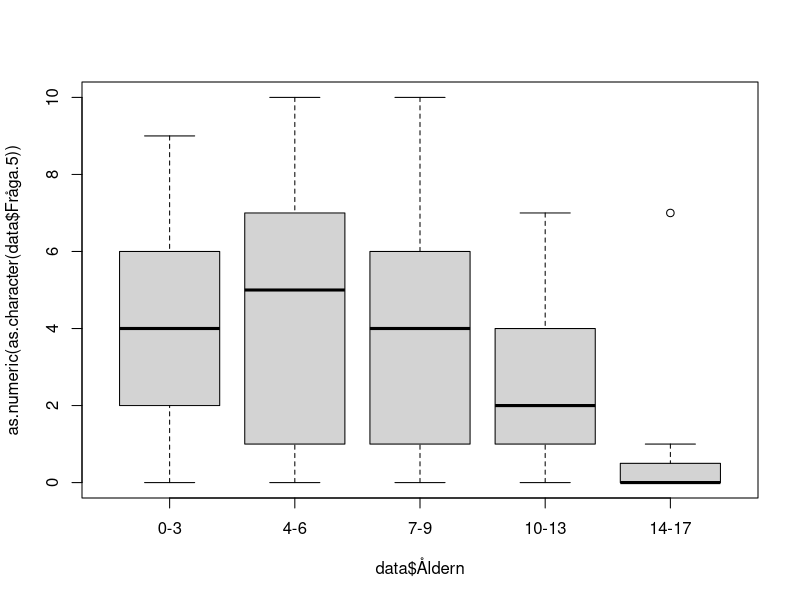
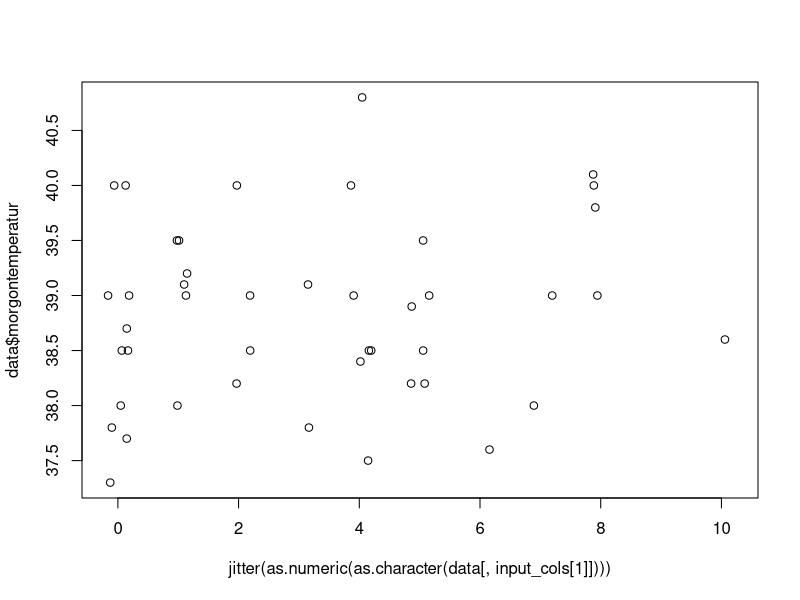

Reproduce these figures in R, in order. (Note: this script raises an error after producing the figures.)
library(stringr)
data <- read.delim('Forschungsarbeit Auswehrtungstabelle 1.csv')
data$Förkylning <- factor(data$Förkylning)
data$Halsont <- factor(data$Halsont)
data$Feber <- factor(data$Feber)
data$Ont.i.öron <- factor(data$Ont.i.öron)
data$UVI <- factor(data$UVI)
data$Hosta <- factor(data$Hosta)
data$Kräkningar <- factor(data$Kräkningar)
data$Diarre <- factor(data$Diarre)
data$Magont <- factor(data$Magont)

data$morgontemperatur <-  as.numeric(str_replace( as.character( data$morgontemperatur), ',','.'))

data$Åldern <- factor( as.character(data$Åldern), levels=c('0-3','4-6','7-9','10-13','14-17' ))

save(data,file="data.RData")

plot( as.numeric(as.character(data$Fråga.5)) ~ data$Åldern)
anova(lm( as.numeric(data$Fråga.5) ~ data$Åldern))$"Pr(>F)"[1]
#[1] 1.06104e-05

input_cols <- c('Fråga.5','Fråga.6','Fråga.7','Fråga..8','Fråga..9','Fråga..10.VAS.CRP','Fråga..10.VAS.strep' )

run_annova <- function( colname ) {

	p.vals1 <- unlist(lapply( input_cols , function(cname) {
		anova(lm( as.numeric(as.character(data[,cname])) ~ data[,colname]))$"Pr(>F)"[1]
	} ))
	
	names(p.vals1) <- input_cols
	p.vals1

}

(p.vals1 <- run_annova('Åldern'))

#            Fråga.5             Fråga.6             Fråga.7            Fråga..8 
#       1.061040e-05        1.089857e-08        2.451278e-01        3.397947e-03 
#           Fråga..9   Fråga..10.VAS.CRP Fråga..10.VAS.strep 
#       1.092852e-07        5.611234e-22        3.930611e-07 

# surprisingly good p values here!

## and the extremely goof p values were an error...

# with the corrected script the p values look more reliable:
# the answe to the question: Does the age of the kids affect the answer to the questions:

#            Fråga.5             Fråga.6             Fråga.7            Fråga..8 
#       1.550308e-04        1.022504e-07        2.451278e-01        3.397947e-03 
#           Fråga..9   Fråga..10.VAS.CRP Fråga..10.VAS.strep 
#       1.092852e-07        8.848871e-05        7.102369e-01


#next what would I like to see?

#visual inspection of the plots like
plot( jitter(as.numeric(as.character(data[,input_cols[1]]))) , data$morgontemperatur)
# did show no effect of the temperature on the questions outcome.

temperature_corr <- NULL
for ( i in 1:length(input_cols)){
	t <- cor.test(as.numeric(as.character(data[,input_cols[i]])) , data$morgontemperatur)
	temperature_corr <- rbind(temperature_corr, c(t$estimate, t$p.value))
}
rownames(temperature_corr) <- input_cols 
colnames(temperature_corr) <- c('pearson rho','p value')

temperature_corr
#                      pearson rho   p value
#Fråga.5              0.1449602126 0.3478091
#Fråga.6              0.0471049719 0.7401870
#Fråga.7              0.0616241503 0.6611327
#Fråga..8             0.0313697722 0.8235475
#Fråga..9             0.0494208433 0.7252697
#Fråga..10.VAS.CRP   -0.0001261715 0.9995441
#Fråga..10.VAS.strep -0.0352295203 0.9283052

(p.vals.kön <- run_annova('kön'))
#            Fråga.5             Fråga.6             Fråga.7            Fråga..8 
#          0.9018953           0.9893636           0.3102917           0.4723559 
#           Fråga..9   Fråga..10.VAS.CRP Fråga..10.VAS.strep 
#          0.8700623           0.4540279           0.7181212

(p.vals.Förkylning <- run_annova('Förkylning'))
#            Fråga.5             Fråga.6             Fråga.7            Fråga..8 
#          0.6633117           0.8820971           0.1282242           0.4538891 
#           Fråga..9   Fråga..10.VAS.CRP Fråga..10.VAS.strep 
#          0.7845322           0.4689488           0.9719658 
(p.vals.Ont.i.öron <- run_annova('Ont.i.öron'))
#            Fråga.5             Fråga.6             Fråga.7            Fråga..8 
#         0.65299100          0.27232017          0.32673439          0.09375773 
#           Fråga..9   Fråga..10.VAS.CRP Fråga..10.VAS.strep 
#         0.90514744          0.12489450          0.46642420 
(p.vals.Hosta <- run_annova('Hosta'))
#            Fråga.5             Fråga.6             Fråga.7            Fråga..8 
#         0.32388528          0.34294922          0.43979613          0.03278197 
#           Fråga..9   Fråga..10.VAS.CRP Fråga..10.VAS.strep 
#         0.55829322          0.42841204          0.97432771 

## In other words - only the age of the child affects the pain results

## for all other questions I need more input.


## Now a pie chart for the 'BesöksUrsak'
data$BesöksUrsak <-  rep( '', nrow(data) )
for ( n in c( 6,7,8,10,11,12,13,14) ) {
	data$BesöksUrsak[which(data[,n] == 1)] <- paste( data$BesöksUrsak[which(data[,n] == 1)], colnames(data)[n])
}


## group that to more useful groups:
data$ManCause <- rep( '', nrow(data) )
oli <- NULL
oli <- c( oli , grep ( 'Hosta', data$BesöksUrsak ) )
oli <- c( oli , grep ( 'Halsont', data$BesöksUrsak ) )
oli <- c( oli , grep ( 'Ont.i.öron', data$BesöksUrsak ) )
oli <- c( oli , grep ( 'Förkylning', data$BesöksUrsak ) )
data$ManCause[unique(oli)] <- 'ÖLI'

data$ManCause[match(' Feber Diarre',data$BesöksUrsak)] <- 'GI'
data$ManCause[match(' Kräkningar Diarre',data$BesöksUrsak)] <- 'GI'
data$ManCause[which(is.na(match(data$BesöksUrsak," Diarre"))==F)] <- 'GI'

table( paste ( data$ManCause, data$BesöksUrsak ) )

data$ManCause[grep('UVI', data$BesöksUrsak )] <- 'UVI'

data$ManCause[which(is.na(match(data$BesöksUrsak," Feber"))==F)] <- 'oklart Feber'

data$ManCause[which(is.na(match(data$BesöksUrsak,"" ))==F)] <- 'ej angivna'

data$ManCause[which(is.na(match(data$ManCause,,"" ))==F)] <-  'ej angivna'


## oh great - the parents know how the kids react.
cor.test( as.numeric(as.character(data$Fråga..9)),  as.numeric(as.character(data$Fråga..10.VAS.CRP)) )

#	Pearson's product-moment correlation

#data:  as.numeric(as.character(data$Fråga..9)) and as.numeric(as.character(data$Fråga..10.VAS.CRP))
#t = 11.417, df = 65, p-value < 2.2e-16
#alternative hypothesis: true correlation is not equal to 0
#95 percent confidence interval:
# 0.7174187 0.8836752
#sample estimates:
#      cor 
#0.8168581 


#partent expect and kids feel the pain
cor.test( as.numeric(as.character(data$Fråga.6)),  as.numeric(as.character(data$Fråga..10.VAS.CRP)) )

#	Pearson's product-moment correlation

#data:  as.numeric(as.character(data$Fråga.6)) and as.numeric(as.character(data$Fråga..10.VAS.CRP))
#t = 7.9075, df = 65, p-value = 4.261e-11
#alternative hypothesis: true correlation is not equal to 0
#95 percent confidence interval:
# 0.5530345 0.8050265
#sample estimates:
#     cor 
#0.700223 

## and the parents see what they expected.
cor.test( as.numeric(as.character(data$Fråga.6)),  as.numeric(as.character(data$Fråga..9)) )

#	Pearson's product-moment correlation

#data:  as.numeric(as.character(data$Fråga.6)) and as.numeric(as.character(data$Fråga..9))
#t = 12.313, df = 152, p-value < 2.2e-16
#alternative hypothesis: true correlation is not equal to 0
#95 percent confidence interval:
# 0.6174964 0.7778674
#sample estimates:
#      cor 
#0.7066437 
#
#Warnmeldung:
#In cor.test(as.numeric(as.character(data$Fråga.6)), as.numeric(as.character(data$Fråga..9))) :
#  NAs durch Umwandlung erzeugt

summary(data$Åldern)/155 *100
#     0-3      4-6      7-9    10-13    14-17 
#38.70968 20.64516 13.54839 16.77419 10.32258 
pie(table(data$Åldern))

data$CRP <- rep('NO',nrow(data))
data$CRP[is.na(match(data$Fråga..10.VAS.CRP, 'na'))==T] <- 'Yes'

CRP <- data[which(data$CRP == 'Yes'),]
(table(paste(as.factor(CRP$CRP), CRP$Åldern)) / nrow(CRP) ) *100

#  Yes 0-3 Yes 10-13 Yes 14-17   Yes 4-6   Yes 7-9 
#43.697479 15.126050  7.563025 19.327731 14.285714 

# Show the numbers for Fråga..10.VAS.CRP for the age
res <- table(data$Åldern, data$Fråga..10.VAS.CRP)
res[ which(res == 0)] = '-'
write.table( res, file="Åldern_vs_Fråga10.VAS.CRP.xls", sep="\t" , quote=F)

#4-6 
mean(c(rep(0,3),rep(10,2),rep(2,5),rep(4,4),rep(5,4),rep(6,3),rep(7,1),rep(8,1)))
#[1] 4.304348
sd(c(rep(0,3),rep(10,2),rep(2,5),rep(4,4),rep(5,4),rep(6,3),rep(7,1),rep(8,1)))
#[1] 2.851392
#7-9
mean(c(rep(0,2),rep(10,1),rep(2,6),rep(3,2),rep(4,5),rep(6,1)))
#[1] 3.176471
sd(c(rep(0,2),rep(10,1),rep(2,6),rep(3,2),rep(4,5),rep(6,1)))
#[1] 2.324739
#10-13
mean(c(rep(0,10),rep(2,4),rep(4,3),rep(5,1)))
#[1] 1.388889
sd(c(rep(0,10),rep(2,4),rep(4,3),rep(5,1)))
#[1] 1.786844
#14-17
mean(c(rep(0,6),rep(2,3)))
#[1] 0.6666667
sd(c(rep(0,6),rep(2,3)))
#[1] 1



res2 <- table(data$Åldern, data$Fråga..9)
res2[ which(res2 == 0)] = '-'

#0-3
 mean(c(rep( 0,9),rep(1,5),rep(2,6),rep(3,7),rep(4,2),rep(5,5),rep(6,5),rep(7,8),rep(9,4),rep(10,2)))
#[1] 4.018868
 sd(c(rep( 0,9),rep(1,5),rep(2,6),rep(3,7),rep(4,2),rep(5,5),rep(6,5),rep(7,8),rep(9,4),rep(10,2)))
#[1] 3.06651
#4-6
mean(c(rep(0,7),rep(1,5),rep(2,4),rep(3,2),rep(4,4),rep(5,2),rep(6,4),rep(8,1),rep(10,3)))
#[1] 3.34375
sd(c(rep(0,7),rep(1,5),rep(2,4),rep(3,2),rep(4,4),rep(5,2),rep(6,4),rep(8,1),rep(10,3)))
#[1] 3.127499
#7-9
 mean(c(rep(0,7),rep(1,1),rep(2,3),rep(3,5),rep(4,2),rep(5,1),rep(6,1),rep(10,1)))
#[1] 2.428571
 sd(c(rep(0,7),rep(1,1),rep(2,3),rep(3,5),rep(4,2),rep(5,1),rep(6,1),rep(10,1)))
#[1] 2.521338
#10-13
mean(c(rep(0,9),rep(1,6),rep(2,4),rep(3,4),rep(4,3)))
#[1] 1.461538
 sd(c(rep(0,9),rep(1,6),rep(2,4),rep(3,4),rep(4,3)))
#[1] 1.420726
#14-17
mean(c(rep(0,11),rep(1,4),rep(3,1)))
#[1] 0.4375
sd (c(rep(0,11),rep(1,4),rep(3,1)))
#[1] 0.813941

res3 <- table(data$Åldern, data$Fråga..10.VAS.strep)
res3[ which(res3 == 0)] = '-'

#4-6
mean(c(rep(0,2),rep(10,1),rep(2,2),rep(4,1),rep(5,1),rep(6,2)))
#[1] 3.888889
sd(c(rep(0,2),rep(10,1),rep(2,2),rep(4,1),rep(5,1),rep(6,2)))
#[1] 3.25747
#7-9
mean(c(rep(0,2),rep(4,1),rep(6,1)))
#[1] 2.5
sd(c(rep(0,2),rep(4,1),rep(6,1)))
#[1] 3
#10-13
mean(c(rep(0,1),rep(1,2),rep(2,2),rep(4,3),rep(5,1),rep(6,1)))
#[1] 2.9
sd(c(rep(0,1),rep(1,2),rep(2,2),rep(4,3),rep(5,1),rep(6,1)))
#[1] 1.969207
#14-17
mean(c(rep(0,5),rep(10,1),rep(2,1),rep(6,1)))
#[1] 2.25
sd(c(rep(0,5),rep(10,1),rep(2,1),rep(6,1)))
#[1] 3.770184


data$CRP = is.na(as.numeric(as.character(data[,28])))==F
data$CRP[which(data[,28] =='x')] = TRUE

data$STREP = is.na(as.numeric(as.character(data[,29])))==F
data$STREP[which(data[,29] =='x')] = TRUE


mean_sd_age <- function( column, age, crp=T ) {
	if ( crp ) {
		ids <- which(data[,'Åldern'] == age & data[,'CRP'] )
	}else{
		ids <- which(data[,'Åldern'] == age & data[,'STREP'] )
	}
	#browser()
	m = mean( as.numeric(as.character( data[ids,column] )))
	s = sd ( as.numeric(as.character( data[ids,column] )))
	c (m , s)
}

 mean_sd_age( 'Fråga..9', '0-3', crp=T)
#[1] 4.384615 3.132085
 mean_sd_age( 'Fråga..9', '4-6', crp=T)
#[1] 3.130435 3.034714
 mean_sd_age( 'Fråga..9', '7-9', crp=T)
#[1] 2.470588 2.576763
 mean_sd_age( 'Fråga..9', '10-13', crp=T)
#[1] 1.444444 1.423427
 mean_sd_age( 'Fråga..9', '14-17', crp=T)
#[1] 0.3333333 0.5000000
 mean_sd_age( 'Fråga..9', '0-3', crp=F)
#[1] 6.000000 3.316625
 mean_sd_age( 'Fråga..9', '4-6', crp=F)
#[1] 3.888889 3.480102
 mean_sd_age( 'Fråga..9', '7-9', crp=F)
#[1] 2.250000 2.629956
 mean_sd_age( 'Fråga..9', '10-13', crp=F)
#[1] 1.700000 1.567021
 mean_sd_age( 'Fråga..9', '14-17', crp=F)
#[1] 0.500000 1.069045

plot( jitter(as.numeric(as.character(data$Fråga..9)),0.9), jitter( as.numeric(as.character(data$Fråga..10)),0.9))
cor.test( as.numeric(as.character(data$Fråga.6)),  as.numeric(as.character(data$Fråga..10)) )

#	Pearson's product-moment correlation

#data:  as.numeric(as.character(data$Fråga.6)) and as.numeric(as.character(data$Fråga..10))
#t = 7.5671, df = 93, p-value = 2.692e-11
#alternative hypothesis: true correlation is not equal to 0
#95 percent confidence interval:
# 0.4748496 0.7282514
#sample estimates:
#     cor 
#0.617314 


cor.test( as.numeric(as.character(data$Fråga..9)),  as.numeric(as.character(data$Fråga..10)) )

#	Pearson's product-moment correlation

#data:  as.numeric(as.character(data$Fråga..9)) and as.numeric(as.character(data$Fråga..10))
#t = 11.998, df = 93, p-value < 2.2e-16
#alternative hypothesis: true correlation is not equal to 0
#95 percent confidence interval:
# 0.6855800 0.8477917
#sample estimates:
#      cor 
#0.7794266 
#
#Warnmeldung:
#In cor.test.default(as.numeric(as.character(data$Fråga..9)), as.numeric(as.character(data#$Fråga..10))) :
#  NAs durch Umwandlung erzeugt

plot( as.numeric(as.character(data$Fråga..9[which(data$CRP)])) ~ data$Åldern[which(data$CRP)])
plot( as.numeric(as.character(data$Fråga..9[which(data$STREP)])) ~ data$Åldern[which(data$STREP)])

plot( as.numeric(as.character(data$Fråga..10[which(data$CRP)])) ~ data$Åldern[which(data$CRP)])
plot( as.numeric(as.character(data$Fråga..10[which(data$STREP)])) ~ data$Åldern[which(data$STREP)])


#t.test( as.numeric(as.character(data$kön
id_f =which(data$kön == 'f' & data$Åldern != '10-13')
id_p =which(data$kön == 'p' & data$Åldern != '10-13')

t.test( as.numeric(as.character(data$Fråga..10[id_f])), as.numeric(as.character(data$Fråga..10[id_p])))


#	Welch Two Sample t-test

#data:  as.numeric(as.character(data$Fråga..10[id_f])) and as.numeric(as.character(data$Fråga..10[id_p]))
#t = 0.22983, df = 39.934, p-value = 0.8194
#alternative hypothesis: true difference in means is not equal to 0
#95 percent confidence interval:
# -1.366913  1.717668
#sample estimates:
#mean of x mean of y 
# 3.365854  3.190476 

#Warnmeldungen:
#1: In t.test(as.numeric(as.character(data$Fråga..10[id_f])), as.numeric(as.character(data$Fråga..10[id_p]))) :
#  NAs durch Umwandlung erzeugt
#2: In t.test.default(as.numeric(as.character(data$Fråga..10[id_f])),  :
#  NAs durch Umwandlung erzeugt


plot( as.numeric(as.character(data$Fråga..9)) ~ data$tidigare_provatgning, 
	ylab="Fråga 9",xlab="tidigare provtagning")

plot( as.numeric(as.character(data$Fråga..10)) ~ data$tidigare_provatgning, 
	ylab="Fråga 10",xlab="tidigare provtagning")

##2017_08_30

cor.test( as.numeric(as.character(data$Fråga.7)) , as.numeric(as.character(data$Fråga..9)))


#	Pearson's product-moment correlation

#data:  as.numeric(as.character(data$Fråga.7)) and as.numeric(as.character(data$Fråga..9))
#t = -0.53347, df = 153, p-value = 0.5945
#alternative hypothesis: true correlation is not equal to 0
#95 percent confidence interval:
# -0.1993821  0.1153435
#sample estimates:
#        cor 
#-0.04308823 

cor.test( as.numeric(as.character(data$Fråga.7)) , as.numeric(as.character(data$Fråga..10)))

#	Pearson's product-moment correlation

#data:  as.numeric(as.character(data$Fråga.7)) and as.numeric(as.character(data$Fråga..10))
#t = -0.3933, df = 93, p-value = 0.695
#alternative hypothesis: true correlation is not equal to 0
#95 percent confidence interval:
# -0.2403184  0.1621254
#sample estimates:
#        cor 
#-0.04074907 


cor.test( as.numeric(as.character(data$Fråga.6)) , as.numeric(as.character(data$Fråga..10)))

#	Pearson's product-moment correlation

#data:  as.numeric(as.character(data$Fråga.6)) and as.numeric(as.character(data$Fråga..10))
#t = 7.5671, df = 93, p-value = 2.692e-11
#alternative hypothesis: true correlation is not equal to 0
#95 percent confidence interval:
# 0.4748496 0.7282514
#sample estimates:
#     cor 
#0.617314 


cor.test( as.numeric(as.character(data$Fråga..9)) , as.numeric(as.character(data$Fråga..10)))

#	Pearson's product-moment correlation

#data:  as.numeric(as.character(data$Fråga..9)) and as.numeric(as.character(data$Fråga..10))
#t = 11.998, df = 93, p-value < 2.2e-16
#alternative hypothesis: true correlation is not equal to 0
#95 percent confidence interval:
# 0.6855800 0.8477917
#sample estimates:
#      cor 
#0.7794266 

plot( jitter(as.numeric(as.character(data$Fråga..9))) , jitter(as.numeric(as.character(data$Fråga..10))))

#And now the pupulation analysis...

summary(data)

#    Enkätnr        Åldern   kön     Antal.barn.i.familjen Mama.papa.närstående
# Min.   :  1.0   0-3  :60   f :87   1 :20                 m :103              
# 1st Qu.: 39.5   4-6  :32   na:13   2 :47                 mp:  4              
# Median : 78.0   7-9  :21   p :55   3 :17                 n :  5              
# Mean   : 78.0   10-13:26           4 : 1                 na:  4              
# 3rd Qu.:116.5   14-17:16           5 : 1                 p : 39              
# Max.   :155.0                      na:69                                     
                                                                              
# Förkylning Halsont Feber  morgontemperatur Ont.i.öron UVI     Hosta 
# 0:90       0:98    0:74   Min.   :37.30    0:140      0:150   0:96  
# 1:65       1:57    1:81   1st Qu.:38.20    1: 15      1:  5   1:59  
#                           Median :39.00                             
#                           Mean   :38.82                             
#                           3rd Qu.:39.50                             
#                           Max.   :40.80                             
#                           NA's   :102                               
# Kräkningar Diarre  Magont  Fråga.2a..J.N Fråga.2b.J.N
# 0:153      0:150   0:133   j:132         j :89       
# 1:  2      1:  5   1: 22   n: 23         n :56       
#                                          na:10       
                                                      
                                                      
                                                      
                                                      
# Fråga.3...1.schlechter..0.unverändert...1.besser. Fråga.4a.N.J Fråga.4a..Antal
# 0 :77                                             j :117       na     :105    
# 1 :24                                             n : 25       3      : 12    
# -1:53                                             na: 13       2      : 10    
# na: 1                                                          1      :  8    
#                                                                5      :  8    
#                                                                10     :  4    
#                                                                (Other):  8    
# Fråga.4bN.J   X4b.Antal      Fråga.5      Fråga.6      Fråga.7      
# j :97       na     :113   0      :31   0      :29   Min.   : 0.000  
# n :30       1      : 17   na     :18   5      :22   1st Qu.: 0.000  
# na:28       2      :  9   1      :16   1      :19   Median : 1.000  
#             3      :  6   5      :16   3      :19   Mean   : 2.206  
#             4      :  3   2      :14   4      :15   3rd Qu.: 3.000  
#             5      :  3   3      :14   2      :13   Max.   :10.000  
#             (Other):  4   (Other):46   (Other):38                   
#    Fråga..8         Fråga..9      Fråga..10.VAS.CRP Fråga..10.VAS.strep
# Min.   : 0.000   Min.   : 0.000   x      :52        na     :113        
# 1st Qu.: 0.000   1st Qu.: 0.000   na     :36        x      : 11        
# Median : 1.000   Median : 2.000   0      :21        0      : 10        
# Mean   : 2.219   Mean   : 3.045   2      :18        2      :  5        
# 3rd Qu.: 4.000   3rd Qu.: 5.000   4      :12        4      :  5        
# Max.   :10.000   Max.   :10.000   5      : 5        6      :  5        
#                                   (Other):11        (Other):  6        
#    CRP            STREP           Fråga..10  tidigare_provatgning
# Mode :logical   Mode :logical   x      :60   no : 22             
# FALSE:36        FALSE:113       0      :30   yes:133             
# TRUE :119       TRUE :42        2      :22                       
# NA's :0         NA's :0         4      :16                       
#                                 6      : 9                       
#                                 5      : 7                       
#                                 (Other):11                       
# tidigare_provatgning_binary
# Mode :logical              
# FALSE:22                   
# TRUE :133                  
# NA's :0       

## drop the double tested childreen:
data2 <- data[-which(data$STREP & data$CRP),]
cor.test( as.numeric(as.character(data2$Fråga..9)) , as.numeric(as.character(data2$Fråga..10)))

#	Pearson's product-moment correlation

#data:  as.numeric(as.character(data2$Fråga..9)) and as.numeric(as.character(data2$Fråga..10))
#t = 12.254, df = 90, p-value < 2.2e-16
#alternative hypothesis: true correlation is not equal to 0
#95 percent confidence interval:
# 0.6991314 0.8567807
#sample estimates:
#     cor 
#0.790722 

#Warnmeldung:
#In cor.test.default(as.numeric(as.character(data2$Fråga..9)), as.numeric(as.character(data2$Fråga..10))) :
#  NAs durch Umwandlung erzeugt

# If anything the data gets better - so we do not really care aboput that.


round(table(data$Åldern) / sum(table(data$Åldern)) * 100 ,1)
#  0-3   4-6   7-9 10-13 14-17 
# 38.7  20.6  13.5  16.8  10.3 

pdf( file="Age_pie.pdf", width=6, height=6)
pie(x=table(data$Åldern), clockwise=T, col=rainbow(5))
dev.off()

table(data$Fråga.2a..J.N) / 155 * 100
#       j        n 
#85.16129 14.83871

apply( data[,c('Kräkningar','Diarre','Magont')],1, function (x) sum(as.numeric(as.character(x))))

data$illnes = ''

for (n in colnames(data)[c(6,7,8,10,11,12,13,14,15)]){
	ids = which(data[,n] == 1)
	data$illnes[ids] = paste( data$illnes[ids], n)
}
